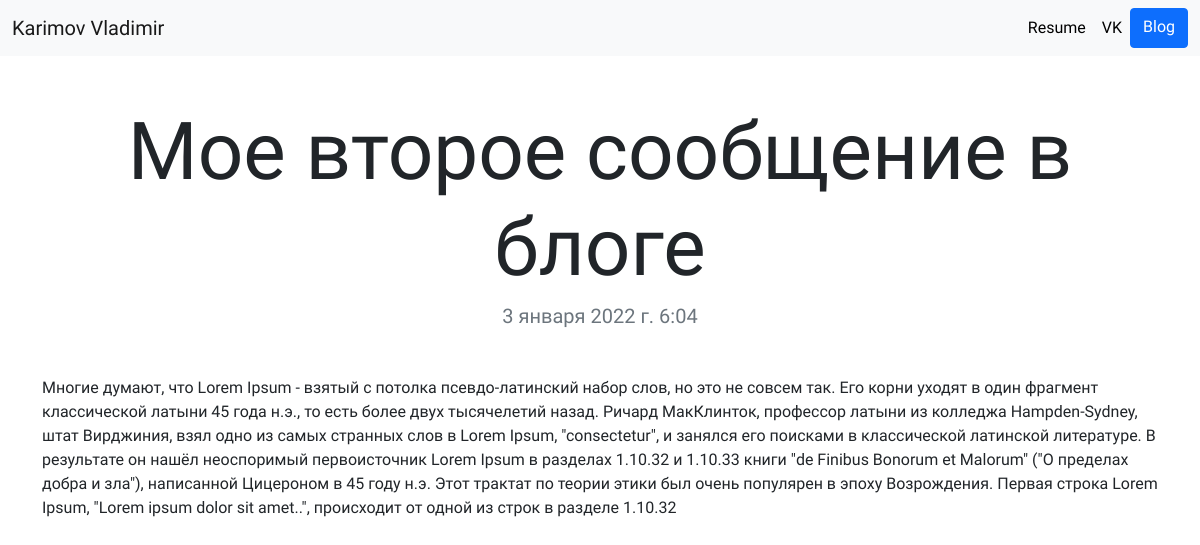
The app's page /blog/2/ with its own data.
### blog/models.py (models this page shows, shortened)
class Blog(models.Model):
    title = models.CharField(max_length=100)
    description = models.TextField(max_length=1000)
    creation_date = models.DateTimeField()

### blog/views.py (the view)
# urls.py: path('<int:blog_id>/', views.detail, name='detail'),
def detail(request, blog_id):
    blog = get_object_or_404(Blog, pk=blog_id)
    return render(request,'blog/detail.html', {'blog' : blog} )

### blog/templates/blog/detail.html
{% extends 'portfolio/base.html' %}
{% block content %}
<h1 class="text-center mt-5" id="blogdetailtitle">{{ blog.title }}</h1>
<h5 class="text-center text-muted mb-5">{{ blog.creation_date }}</h5>
{{ blog.description|safe }}
{% endblock %}

### portfolio/static/portfolio/custom.css (style rules this page uses)
body { font-family: 'Open Sans', sans-serif; }
@media (min-width: 992px) { #blogdetailtitle { font-size: 5rem; } }

### records on screen
Blog: title "Мое второе сообщение в блоге", creation_date "3 января 2022 г. 6:04", description "Многие думают, что Lorem Ipsum - взятый с потолка псевдо-латинский набор слов, но это не совсем так. Его корни уходят в один фрагмент классической латыни 45 года н.э., то есть более двух тысячелетий назад. Ричард МакКлинток, профессор латыни из колледжа Hampden-Sydney, штат Вирджиния, взял одно из самых странных слов в Lorem Ipsum, \"consectetur\", и занялся его поисками в классической латинской литературе. В результате он нашёл неоспоримый первоисточник Lorem Ipsum в разделах 1.10.32 и 1.10.33 книги \"de Finibus Bonorum et Malorum\" (\"О пределах добра и зла\"), написанной Цицероном в 45 году н.э. Этот трактат по теории этики был очень популярен в эпоху Возрождения. Первая строка Lorem Ipsum,…"
